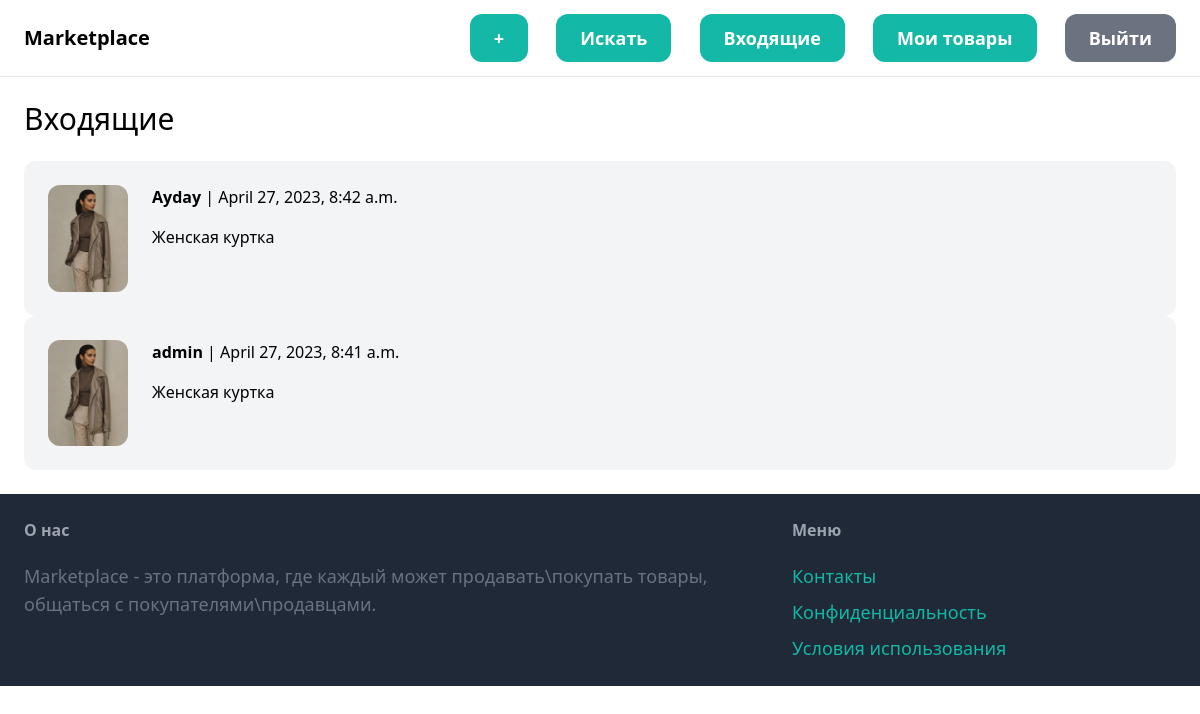
Screenshot of /inbox/ (signed in) with the database file from the repository.
### conversation/models.py (models this page shows)
class Conversation(models.Model):
    item = models.ForeignKey(Item, related_name='conversations', on_delete=models.CASCADE)
    members = models.ManyToManyField(User, related_name='conversations')
    created_at = models.DateTimeField(auto_now_add=True)
    modified_at = models.DateTimeField(auto_now=True)
    class Meta:
        ordering = ('-modified_at',)

### item/models.py (models this page shows, shortened)
class Item(models.Model):
    category = models.ForeignKey(Category, related_name='items', on_delete=models.CASCADE)
    name = models.CharField(max_length=255)
    description = models.TextField(blank=True, null=True)
    price = models.FloatField()
    image = models.ImageField(upload_to='item_images', blank=True, null=True)
    is_sold = models.BooleanField(default=False)
    created_by = models.ForeignKey(User, related_name='items', on_delete=models.CASCADE)
    created_at = models.DateTimeField(auto_now_add=True)

### conversation/views.py (the view)
# urls.py: path('', views.inbox, name='inbox'),
@login_required
def inbox(request):
    conversations = Conversation.objects.filter(members__in=[request.user.id])
    return render(request, 'conversation/inbox.html', {
        'conversations': conversations
    })

### conversation/templates/conversation/inbox.html (shortened to what this page needs)
{% extends 'core/base.html' %}
{% block content %}
<h1 class="mb-6 text-3xl">Входящие</h1>
<div class="space-y-6">
    {% for conversation in conversations %}
        <a href="{% url 'conversation:detail' conversation.id %}">
            <div class="p-6 flex bg-gray-100 rounded-xl">
                <div class="pr-6">
                    <img src="{{ conversation.item.image.url }}" class="w-20 rounded-xl">
                </div>
                <div>
                    {% for member in conversation.members.all %}
                        {% if member != request.user %}
                            <p class="mb-4"><strong>{{ member.username }}</strong> | {{ conversation.modified_at }}</p>
                            <p>{{ conversation.item.name }}</p>
                        {% endif %}
                    {% endfor %}
                </div>
            </div>
        </a>
    {% endfor %}
</div>
{% endblock %}

### rows the page displays
Conversation: item.image (picture), modified_at "April 27, 2023, 8:42 a.m.", item.name "Женская куртка"
Conversation: item.image (picture), modified_at "April 27, 2023, 8:41 a.m.", item.name "Женская куртка"

### other values shown
{{ member.username }} "Ayday"
{{ member.username }} "admin"
